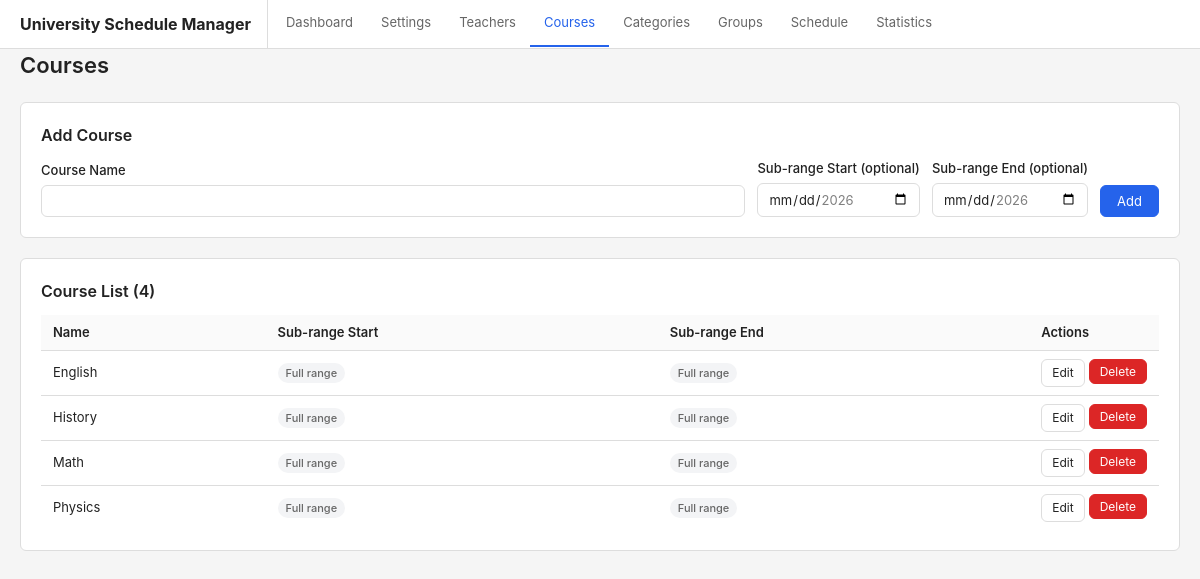
The page /?page=courses on the database its author committed.
### tables this page shows
CREATE TABLE courses (
        id INTEGER PRIMARY KEY AUTOINCREMENT,
        name TEXT NOT NULL UNIQUE,
        sub_start_date TEXT,
        sub_end_date TEXT
    );

### db.php (called while the page is built, shortened)
<?php
function getSettings(): ?array {
    $db = getDB();
    $result = $db->query("SELECT * FROM settings WHERE id = 1");
    $row = $result->fetchArray(SQLITE3_ASSOC);
    return $row ?: null;
}

### pages/courses.php (the view, shortened to what this page needs)
<?php
$db = getDB();
$settings = getSettings();
$courses = [];
$result = $db->query("SELECT * FROM courses ORDER BY name");
while ($row = $result->fetchArray(SQLITE3_ASSOC)) {
    $courses[] = $row;
}
$editCourse = null;
?>
<div class="page-header">
    <h1>Courses</h1>
</div>
<div class="card">
    <h2><?= $editCourse ? 'Edit Course' : 'Add Course' ?></h2>
    <form method="POST">
        <div class="form-row">
            <div class="form-group" style="flex: 2;">
                <label>Course Name</label>
                <input type="text" name="name" value="<?= htmlspecialchars($editCourse['name'] ?? '') ?>" required>
            </div>
            <div class="form-group">
                <label>Sub-range Start (optional)</label>
                <input type="date" name="sub_start_date" value="<?= htmlspecialchars($editCourse['sub_start_date'] ?? '') ?>"
                    <?php if ($settings): ?>min="<?= htmlspecialchars($settings['start_date']) ?>" max="<?= htmlspecialchars($settings['end_date']) ?>"<?php endif; ?>>
            </div>
            <div class="form-group">
                <label>Sub-range End (optional)</label>
                <input type="date" name="sub_end_date" value="<?= htmlspecialchars($editCourse['sub_end_date'] ?? '') ?>"
                    <?php if ($settings): ?>min="<?= htmlspecialchars($settings['start_date']) ?>" max="<?= htmlspecialchars($settings['end_date']) ?>"<?php endif; ?>>
            </div>
            <button type="submit" class="btn btn-primary"><?= $editCourse ? 'Update' : 'Add' ?></button>
        </div>
    </form>
</div>
<div class="card">
    <h2>Course List (<?= count($courses) ?>)</h2>
    <?php if (empty($courses)): ?>
        <p class="empty">No courses added yet.</p>
    <?php else: ?>
    <table>
        <thead>
            <tr>
                <th>Name</th>
                <th>Sub-range Start</th>
                <th>Sub-range End</th>
                <th style="width: 120px;">Actions</th>
            </tr>
        </thead>
        <tbody>
        <?php foreach ($courses as $c): ?>
            <tr>
                <td><?= htmlspecialchars($c['name']) ?></td>
                <td><?= $c['sub_start_date'] ? htmlspecialchars($c['sub_start_date']) : '<span class="tag tag-gray">Full range</span>' ?></td>
                <td><?= $c['sub_end_date'] ? htmlspecialchars($c['sub_end_date']) : '<span class="tag tag-gray">Full range</span>' ?></td>
                <td>
                    <div class="inline-actions">
                        <a href="?page=courses&edit=<?= $c['id'] ?>" class="btn btn-sm">Edit</a>
                        <form method="POST" onsubmit="return confirm('Delete this course?')">
                            <button type="submit" class="btn btn-sm btn-danger">Delete</button>
                        </form>
                    </div>
                </td>
            </tr>
        <?php endforeach; ?>
        </tbody>
    </table>
    <?php endif; ?>
</div>

### assets/style.css (style rules this page uses)
*, *::before, *::after { box-sizing: border-box; margin: 0; padding: 0; }
:root { --bg: #f5f5f5; --surface: #fff; --border: #ddd; --text: #222; --text-light: #666; --primary: #2563eb; --primary-hover: #1d4ed8; --danger: #dc2626; --danger-hover: #b91c1c; --success: #16a34a; --warning: #f59e0b; --radius: 6px; }
body { font-family: -apple-system, BlinkMacSystemFont, "Segoe UI", Roboto, sans-serif; background: var(--bg); color: var(--text); line-height: 1.5; font-size: 14px; }
a { color: var(--primary); text-decoration: none; }
.page-header { display: flex; align-items: center; justify-content: space-between; margin-bottom: 20px; }
.page-header h1 { font-size: 22px; font-weight: 600; }
.card { background: var(--surface); border: 1px solid var(--border); border-radius: var(--radius); padding: 20px; margin-bottom: 20px; }
.card h2 { font-size: 16px; margin-bottom: 12px; font-weight: 600; }
table { width: 100%; border-collapse: collapse; }
th, td { text-align: left; padding: 8px 12px; border-bottom: 1px solid var(--border); font-size: 13px; }
th { font-weight: 600; background: #fafafa; }
tr:last-child td { border-bottom: none; }
.form-group { margin-bottom: 14px; }
.form-group label { display: block; font-size: 13px; font-weight: 500; margin-bottom: 4px; }
.form-row { display: flex; gap: 12px; align-items: flex-end; flex-wrap: wrap; }
.form-row .form-group { margin-bottom: 0; }
input[type="text"], input[type="number"], input[type="date"], select, textarea { width: 100%; padding: 7px 10px; border: 1px solid var(--border); border-radius: var(--radius); font-size: 13px; font-family: inherit; background: var(--surface); color: var(--text); }
.btn { display: inline-flex; align-items: center; gap: 6px; padding: 7px 16px; border: 1px solid var(--border); border-radius: var(--radius); font-size: 13px; font-family: inherit; cursor: pointer; background: var(--surface); color: var(--text); transition: background 0.15s; text-decoration: none; }
.btn-primary { background: var(--primary); color: #fff; border-color: var(--primary); }
.btn-danger { background: var(--danger); color: #fff; border-color: var(--danger); }
.btn-sm { padding: 4px 10px; font-size: 12px; }
.tag { display: inline-block; padding: 2px 8px; border-radius: 12px; font-size: 11px; font-weight: 500; }
.tag-gray { background: #f3f4f6; color: var(--text-light); }
.inline-actions { display: flex; gap: 4px; }

### rows shown on the page
courses: name "English", shows "Full range"
courses: name "History", shows "Full range"
courses: name "Math", shows "Full range"
courses: name "Physics", shows "Full range"

### other values the page prints
APP_NAME "University Schedule Manager"
count($courses) "4"
